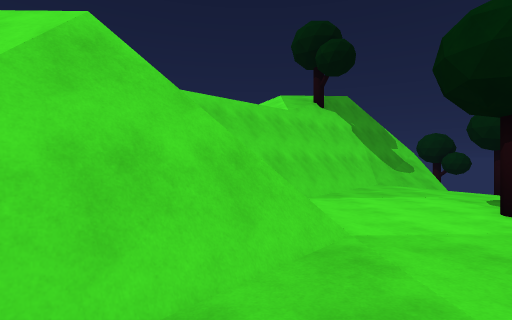
view 1 (above)

12 first-person views from a walk through a 3-D level made in the Unity game engine. The camera is 1.4 m above the floor, looks level and sees 85° across. The floor is counted in squares, 2 m on a side. Each view is taken from the middle of a square. On the plan, view 1 faces up. The plan holds only what a view shows up to about 9 squares ahead; the rest is blank. The place goes on beyond the plan. The player is left out.

view 2
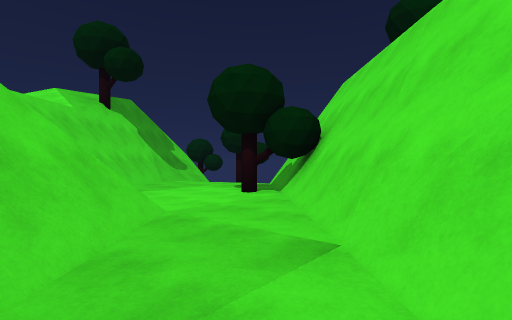

view 3
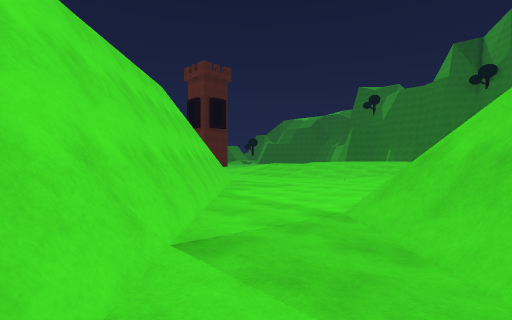

view 4
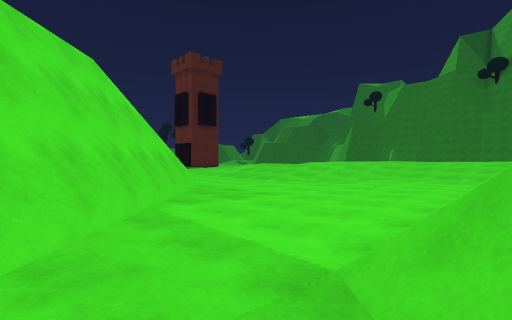

view 5
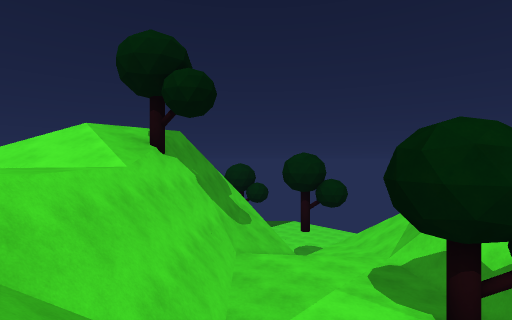

view 6
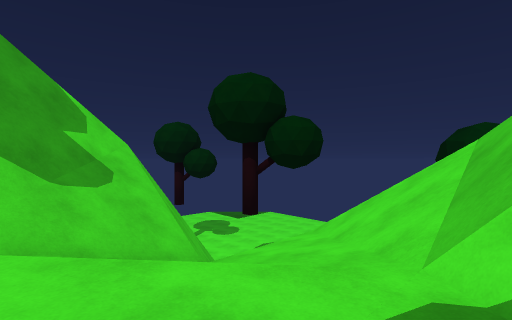

view 7
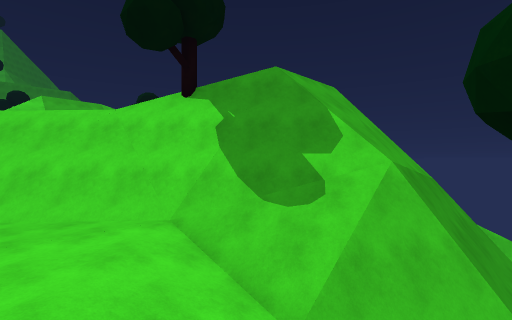

view 8
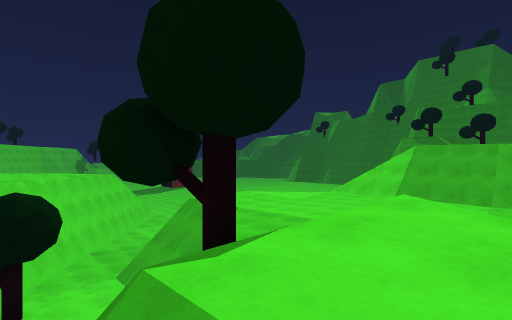

view 9
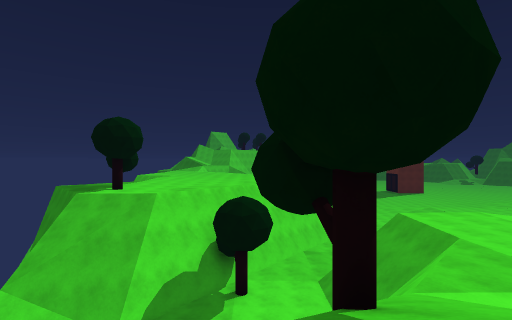

view 10
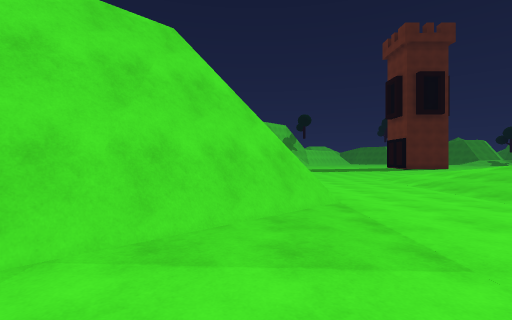

view 11
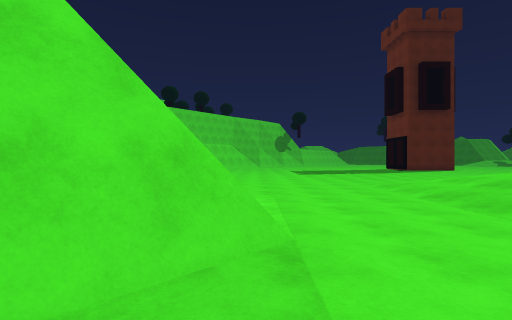

view 12
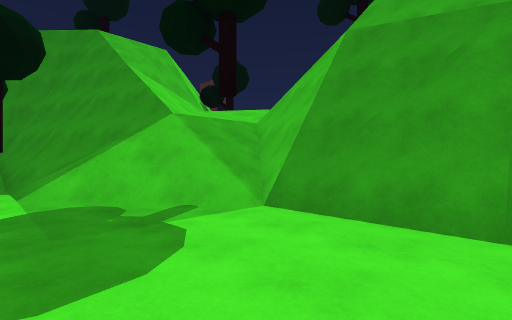

### Floor plan
Key: @ floor where view 1 was taken; # wall or solid block; . main floor; : floor 4.5 m higher than the main floor; - floor 4.75 m lower than the main floor; _ floor 5.25 m lower than the main floor; + floor 6.5 m higher than the main floor; / step, stairs or slope; = window, fence, low wall or low ledge; v drop or lower ground.
Columns run from 9 left of view 1 to 12 right of it. Each row starts with its distance up from view 1.
 14              vv  #/___
 13              /vv #/___
 12           //+//v #/___
 11  =      /////vv=v#/___
 10         ////v##/#///__
  9          //###///////-
  8      :::::v##/////=//-
  7      ::::v##..////v#/_
  6       ::=##....///v##_
  5      :::///....######/
  4     ::::///...##   ##/
  3     v:::///..##     #/
  2        /##..##      #
  1      ///=..##
  0 .....///.@##
 -1 .........##
 -2 ........##
 -3  ......##
 -4  .....##
 -5   ...##
 -6  /....#
 -7 //....
 -8 //....
 -9 //....
-10  /....
-11   ....
-12   ....

Where each view was taken, in squares from view 1:
view 1: 0 up, 0 right, facing up
view 2: 1 down, 1 left, facing up-right
view 3: 2 up, 2 right, facing down-left
view 4: 1 up, 0 right, facing down-left
view 5: 3 up, 1 left, facing up-right
view 6: 5 up, 4 right, facing up-right
view 7: 6 up, 8 right, facing up-left
view 8: 12 up, 4 right, facing down-left
view 9: 12 up, 3 right, facing down
view 10: 1 down, 3 left, facing down
view 11: 3 down, 4 left, facing down
view 12: 14 up, 12 right, facing down-left
